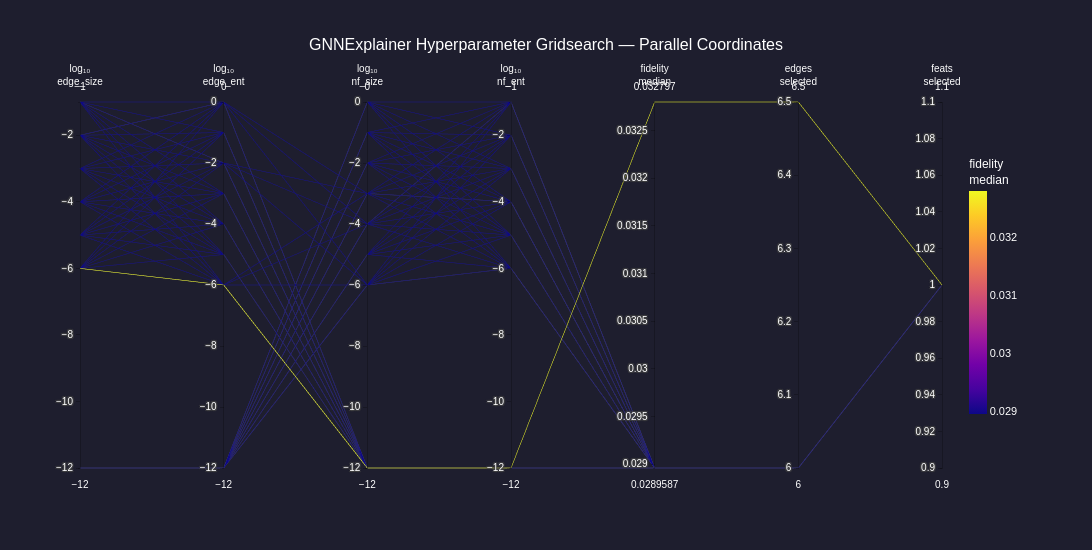
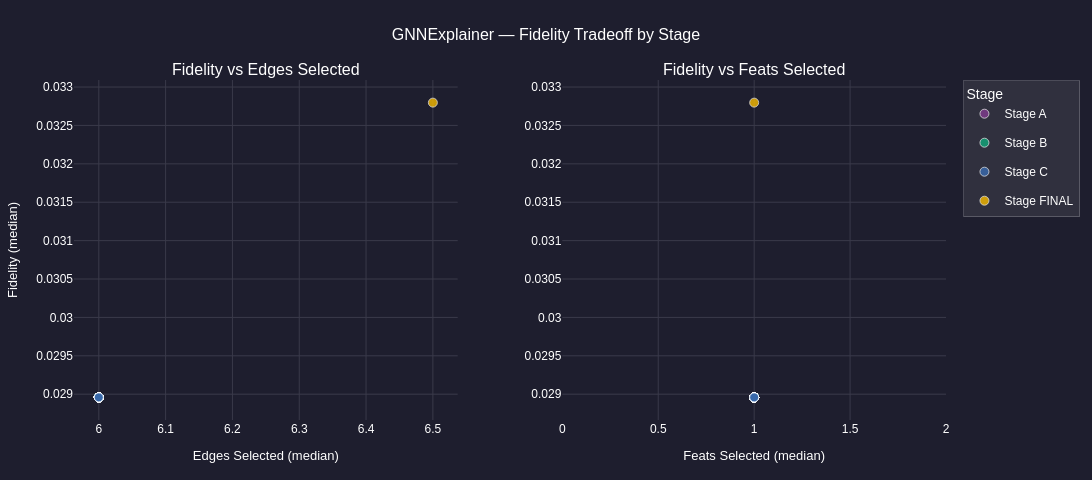

Write notebook code for charts like these, in order.
### Code cell
# ── Plotting: parallel coordinates + tradeoff scatters ────────────────────────

def _build_plot_df_from_seed_rows(seed_df):
    if seed_df is None or seed_df.empty:
        return pd.DataFrame()

    group_cols = ["stage", "edge_size", "edge_ent", "node_feat_size",
                  "node_feat_ent", "lr", "epochs"]
    metric_cols = ["fidelity_median", "edges_selected_median",
                   "feats_selected_median", "runtime_sec",
                   "n_nodes_evaluated", "n_nodes_requested", "n_failures"]

    rows = []
    for keys, gdf in seed_df.groupby(group_cols, dropna=False):
        row = {col: val for col, val in zip(group_cols, keys)}
        for metric in metric_cols:
            vals = pd.to_numeric(gdf[metric], errors="coerce").dropna()
            row[metric] = float(vals.median()) if not vals.empty else float("nan")
        rows.append(row)
    return pd.DataFrame(rows)


# ── Data preparation ───────────────────────────────────────────────────────────
plot_df = pd.DataFrame()

if "stage_summary_df" in globals() and isinstance(stage_summary_df, pd.DataFrame) and not stage_summary_df.empty:
    plot_df = stage_summary_df.copy()

if plot_df.empty and "grid_results_df" in globals() and isinstance(grid_results_df, pd.DataFrame) and not grid_results_df.empty:
    plot_df = _build_plot_df_from_seed_rows(grid_results_df.copy())

if plot_df.empty:
    raise RuntimeError("No plot data found. Run the staged gridsearch cell first.")

plot_df["fidelity_median"] = pd.to_numeric(plot_df["fidelity_median"], errors="coerce")
finite_mask = np.isfinite(plot_df["fidelity_median"].to_numpy())
plot_df = plot_df.loc[finite_mask].copy()

if plot_df.empty:
    if "grid_results_df" in globals() and isinstance(grid_results_df, pd.DataFrame) and not grid_results_df.empty:
        diag = grid_results_df.copy()
        for c in ["fidelity_median", "n_nodes_evaluated", "n_nodes_requested", "n_failures"]:
            if c in diag.columns:
                diag[c] = pd.to_numeric(diag[c], errors="coerce")
        diag_summary = (
            diag.groupby("stage", dropna=False)
            .agg(rows=("stage", "size"),
                 finite_fidelity=("fidelity_median", lambda s: int(np.isfinite(s).sum())),
                 median_nodes_eval=("n_nodes_evaluated", "median"),
                 median_nodes_req=("n_nodes_requested", "median"),
                 median_failures=("n_failures", "median"))
            .reset_index()
        )
        print("Diagnostic summary by stage:")
        display(diag_summary)
    raise RuntimeError(
        "No finite values available for plotting. Inspect diagnostic summary above and rerun search cell."
    )

for col in ["edge_size", "edge_ent", "node_feat_size", "node_feat_ent"]:
    vals = pd.to_numeric(plot_df[col], errors="coerce").astype(float)
    plot_df[f"log10_{col}"] = np.log10(np.clip(vals, 1e-12, None))


# ── 1. Parallel Coordinates ───────────────────────────────────────────────────
parallel_dims = [
    "log10_edge_size", "log10_edge_ent",
    "log10_node_feat_size", "log10_node_feat_ent",
    "fidelity_median", "edges_selected_median", "feats_selected_median",
]

# Short labels avoid overlapping axis titles
short_labels = {
    "log10_edge_size":       "log₁₀<br>edge_size",
    "log10_edge_ent":        "log₁₀<br>edge_ent",
    "log10_node_feat_size":  "log₁₀<br>nf_size",
    "log10_node_feat_ent":   "log₁₀<br>nf_ent",
    "fidelity_median":       "fidelity<br>median",
    "edges_selected_median": "edges<br>selected",
    "feats_selected_median": "feats<br>selected",
}

fig_parallel = px.parallel_coordinates(
    plot_df,
    dimensions=parallel_dims,
    color="fidelity_median",
    color_continuous_scale=px.colors.sequential.Plasma,
    labels=short_labels,
)

fig_parallel.update_layout(
    title=dict(
        text="GNNExplainer Hyperparameter Gridsearch — Parallel Coordinates",
        font=dict(size=16, family="Arial"),
        x=0.5, xanchor="center",
    ),
    width=1300,
    height=550,
    margin=dict(l=80, r=150, t=100, b=80),   # extra top/bottom for labels
    font=dict(size=12, family="Arial"),
    coloraxis_colorbar=dict(
        title=dict(text="fidelity<br>median", font=dict(size=12)),
        thickness=18,
        len=0.75,
        yanchor="middle", y=0.5,
        tickfont=dict(size=11),
    ),
    paper_bgcolor="#1e1e2e",
    plot_bgcolor="#1e1e2e",
    font_color="white",
)

# Make axis labels sit *above* the axis (labelangle prevents overlap)
for dim in fig_parallel.data[0].dimensions:
    dim.label = short_labels.get(dim.label, dim.label)

fig_parallel.show()


# ── 2 & 3. Tradeoff Scatterplots (side by side) ───────────────────────────────
from plotly.subplots import make_subplots
import plotly.graph_objects as go

stage_colors = px.colors.qualitative.Bold   # distinct palette per stage
stages       = sorted(plot_df["stage"].dropna().unique())
color_map    = {s: stage_colors[i % len(stage_colors)] for i, s in enumerate(stages)}

hover_cols = ["edge_size", "edge_ent", "node_feat_size", "node_feat_ent", "runtime_sec"]

fig_trade = make_subplots(
    rows=1, cols=2,
    subplot_titles=[
        "Fidelity vs Edges Selected",
        "Fidelity vs Feats Selected",
    ],
    horizontal_spacing=0.12,
)

for x_col, col_idx in [("edges_selected_median", 1), ("feats_selected_median", 2)]:
    for stage in stages:
        sub = plot_df[plot_df["stage"] == stage]

        hover_text = sub.apply(
            lambda r: (
                f"<b>Stage {r['stage']}</b><br>"
                f"edge_size: {r['edge_size']}<br>"
                f"edge_ent: {r['edge_ent']}<br>"
                f"node_feat_size: {r['node_feat_size']}<br>"
                f"node_feat_ent: {r['node_feat_ent']}<br>"
                f"runtime: {r['runtime_sec']:.1f}s"
            ),
            axis=1,
        )

        fig_trade.add_trace(
            go.Scatter(
                x=sub[x_col],
                y=sub["fidelity_median"],
                mode="markers",
                name=f"Stage {stage}",
                legendgroup=f"stage_{stage}",
                showlegend=(col_idx == 1),          # legend only once
                marker=dict(
                    color=color_map[stage],
                    size=9,
                    opacity=0.82,
                    line=dict(width=0.8, color="white"),
                ),
                hovertemplate=hover_text + "<extra></extra>",
            ),
            row=1, col=col_idx,
        )

x_labels = {1: "Edges Selected (median)", 2: "Feats Selected (median)"}
for col_idx in [1, 2]:
    fig_trade.update_xaxes(
        title_text=x_labels[col_idx],
        title_font=dict(size=13),
        gridcolor="#3a3a4a",
        zeroline=False,
        row=1, col=col_idx,
    )
    fig_trade.update_yaxes(
        title_text="Fidelity (median)" if col_idx == 1 else "",
        title_font=dict(size=13),
        gridcolor="#3a3a4a",
        zeroline=False,
        row=1, col=col_idx,
    )

fig_trade.update_layout(
    title=dict(
        text="GNNExplainer — Fidelity Tradeoff by Stage",
        font=dict(size=16, family="Arial"),
        x=0.5, xanchor="center",
    ),
    width=1200,
    height=480,
    margin=dict(l=70, r=40, t=80, b=60),
    paper_bgcolor="#1e1e2e",
    plot_bgcolor="#1e1e2e",
    font=dict(color="white", size=12, family="Arial"),
    legend=dict(
        title="Stage",
        bgcolor="rgba(255,255,255,0.08)",
        bordercolor="rgba(255,255,255,0.2)",
        borderwidth=1,
        font=dict(size=12),
    ),
)

fig_trade.show()
